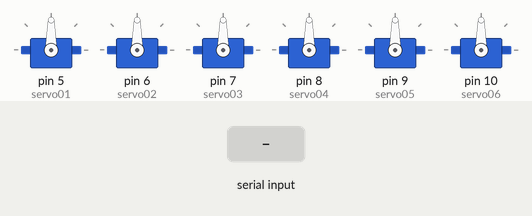
A sketch run on a simulated Arduino Uno, built with avr-gcc and run on an emulated ATmega328P. Shown: 6 × servo. The inputs (shaded band) are chosen by the test bench.

Above: at 1.2 s.
1.3 s: "s1120\n" received over the second serial link
At 2.5 s:
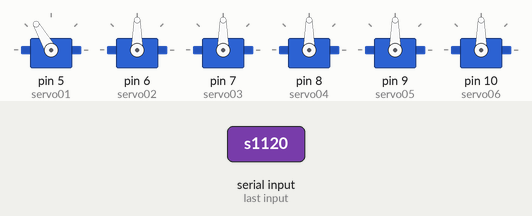
2.8 s: "s1" received over the second serial link
At 3.7 s:
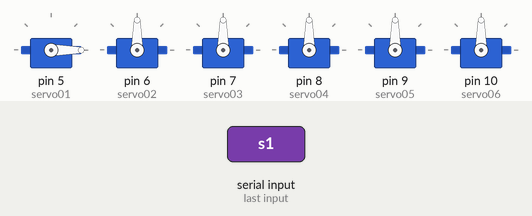
4.3 s: "s190\n" received over the second serial link
At 4.9 s:
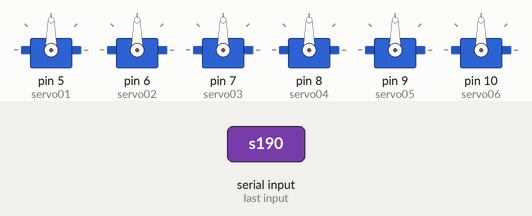
5.8 s: "s1,45\n" received over the second serial link
At 7.2 s:
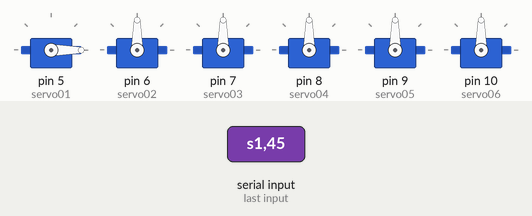
Timing chart, 0 to 8.3 s (numbered marks = the images above; inputs shaded):
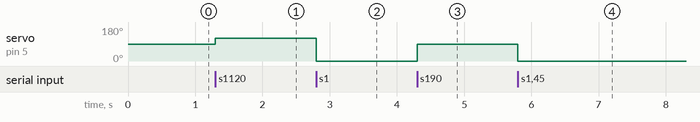

The sketch:

robot_arm_bluetooth.ino
```cpp
// Arduino sketch that controls six servos from an HC-05 Bluetooth connection, parsing commands like 's1NNN' to set servo angles and providing placeholders for speed control, save (record) and run (replay) motion steps.
//
// Full tutorial: https://shillehtek.com/blogs/news/arduino-uno-hc-05-phone-controlled-robot-arm
// Parts used: https://shillehtek.com/products/mg995-metal-gear-servo-motor-12kg-high-torque-180-degree-diy
//             https://shillehtek.com/products/hc-05-6pin-bluetooth-module-no-button
//             https://shillehtek.com/products/arduino-uno-r3-starter-kit
// More examples: https://github.com/shillehbean/shillehtek-examples
//

#include <SoftwareSerial.h>
#include <Servo.h>

Servo servo01, servo02, servo03, servo04, servo05, servo06;
SoftwareSerial Bluetooth(3, 4);   // HC-05 TX -> D3, RX -> D4 (via divider)

int servo1Pos = 90, servo2Pos = 150, servo3Pos = 35,
    servo4Pos = 140, servo5Pos = 85, servo6Pos = 80;
String dataIn = "";

void setup() {
  servo01.attach(5);   // waist
  servo02.attach(6);   // shoulder
  servo03.attach(7);   // elbow
  servo04.attach(8);   // wrist roll
  servo05.attach(9);   // wrist pitch
  servo06.attach(10);  // gripper
  Bluetooth.begin(38400);
  Bluetooth.setTimeout(1);
  delay(20);
}

void loop() {
  if (Bluetooth.available() > 0) {
    dataIn = Bluetooth.readString();       // e.g. "s1120" = waist to 120 deg
    if (dataIn.startsWith("s1")) {
      servo1Pos = dataIn.substring(2).toInt();
      servo01.write(servo1Pos);
    }
    // ...same pattern for s2..s6, plus speed,
    // SAVE (record step) and RUN (replay saved steps)
  }
}
```

Measured:
- after the input at 1.3 s, servo on pin 5 (servo01): 90° → 120° at once
- after the input at 2.8 s, servo on pin 5 (servo01): 120° → 0° at once
- after the input at 4.3 s, servo on pin 5 (servo01): 0° → 90° at once
- after the input at 5.8 s, servo on pin 5 (servo01): 90° → 0° at once
